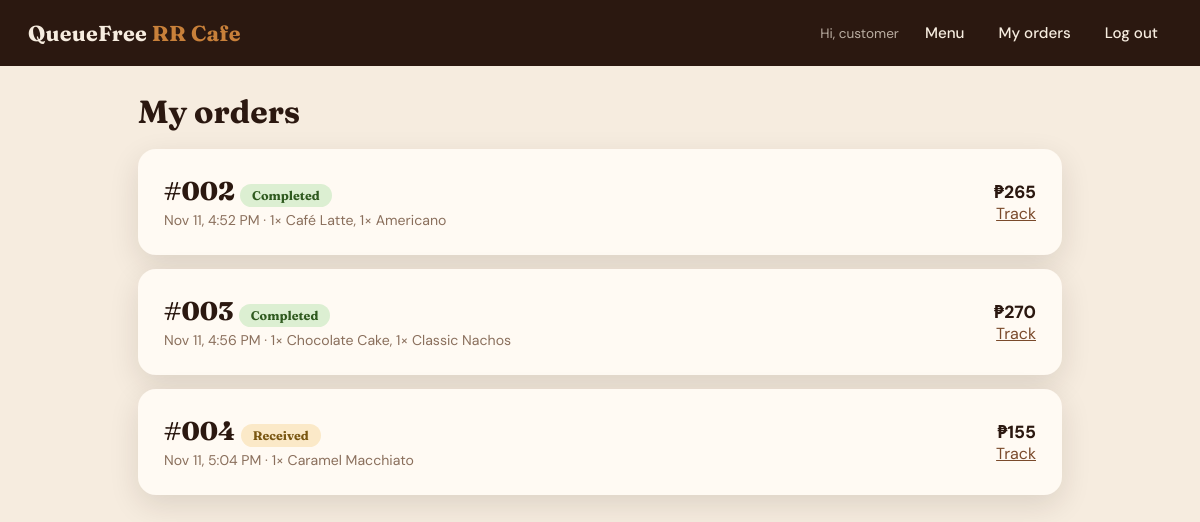
Page /my-orders/ (signed in) on the committed database.
### kiosk/models.py (models this page shows, shortened)
class Order(models.Model):
    STATUS_CHOICES = [
        ("pending_payment", "Pending payment"),
        ("received", "Received"),
        ("preparing", "Preparing"),
        ("ready", "Ready for pickup"),
        ("completed", "Completed"),
        ("cancelled", "Cancelled"),
    ]
    PAYMENT_METHODS = [
        ("gcash", "GCash"),
        ("maya", "Maya"),
        ("card", "Credit / Debit card"),
        ("cash", "Pay at counter"),
    ]
    PAYMENT_STATUS = [
        ("unpaid", "Unpaid"),
        ("paid", "Paid"),
        ("failed", "Failed"),
    ]
    user = models.ForeignKey(
        settings.AUTH_USER_MODEL,
        null=True,
        blank=True,
        on_delete=models.SET_NULL,
        related_name="orders",
    )
    queue_number = models.PositiveIntegerField(editable=False)
    customer_name = models.CharField(max_length=80, blank=True)
    status = models.CharField(
        max_length=20, choices=STATUS_CHOICES, default="pending_payment"
    )
    payment_method = models.CharField(
        max_length=10, choices=PAYMENT_METHODS, blank=True
    )
    payment_status = models.CharField(
        max_length=10, choices=PAYMENT_STATUS, default="unpaid"
    )
    payment_reference = models.CharField(max_length=40, blank=True)
    total = models.DecimalField(max_digits=9, decimal_places=2, default=Decimal("0"))
    notes = models.CharField(max_length=200, blank=True)
    created_at = models.DateTimeField(default=timezone.now)
    updated_at = models.DateTimeField(auto_now=True)
    class Meta:
        ordering = ["created_at"]
    @property
    def label(self):
        return f"{self.queue_number:03d}"

class OrderItem(models.Model):
    order = models.ForeignKey(Order, related_name="items", on_delete=models.CASCADE)
    product = models.ForeignKey(Product, on_delete=models.PROTECT)
    name = models.CharField(max_length=80)  # snapshot of product name
    unit_price = models.DecimalField(max_digits=7, decimal_places=2)
    quantity = models.PositiveIntegerField(default=1)
    size = models.CharField(max_length=10, blank=True, default="")
    temperature = models.CharField(max_length=10, blank=True, default="")
    note = models.CharField(max_length=120, blank=True)

### kiosk/views.py (the view)
# urls.py: path("my-orders/", views.my_orders, name="my_orders"),
@login_required
def my_orders(request):
    if is_kitchen_only(request.user):
        return redirect("kiosk:kitchen")
    orders = request.user.orders.prefetch_related("items")[:30]
    return render(request, "kiosk/my_orders.html", {"orders": orders})

### kiosk/views.py (called while the page is built)
def is_kitchen_only(user):
    return user.is_staff and not user.is_superuser

### kiosk/templates/kiosk/my_orders.html (shortened to what this page needs)
{% extends "kiosk/base.html" %}
{% block content %}
<div class="page orders-list">
  <h1 style="margin-bottom:18px">My orders</h1>
  {% for o in orders %}
  <div class="panel">
    <div>
      <div style="font-family:var(--display);font-size:1.6rem;font-weight:800">#{{ o.label }}
        <span class="tag {% if o.payment_status == 'paid' %}paid{% else %}unpaid{% endif %}">{{ o.get_status_display }}</span></div>
      <div style="color:var(--muted);font-size:.88rem;margin-top:4px">
        {{ o.created_at|date:"M j, g:i A" }} ·
        {% for i in o.items.all %}{{ i.quantity }}× {{ i.name }}{% if not forloop.last %}, {% endif %}{% endfor %}
      </div>
    </div>
    <div style="text-align:right">
      <div class="price">₱{{ o.total|floatformat:0 }}</div>
      {% if o.status == 'pending_payment' %}
        <a href="{% url 'kiosk:pay' o.pk %}">Finish payment</a>
      {% else %}
        <a href="{% url 'kiosk:order_status' o.pk %}">Track</a>
      {% endif %}
    </div>
  </div>
  {% empty %}
  <div class="panel" style="text-align:center">No orders yet. <a href="{% url 'kiosk:menu' %}">Browse the menu</a>.</div>
  {% endfor %}
</div>
{% endblock %}

### kiosk/templates/kiosk/base.html (shortened to what this page needs)
{% load static %}<!doctype html>
<html lang="en">
<head>
  <link rel="stylesheet" href="{% static 'kiosk/style.css' %}">
</head>
<body class="{% block body_class %}{% endblock %}">
  {% block topbar %}
  <header class="topbar">
    <a class="brand" href="{% url 'kiosk:home' %}">QueueFree <span>RR Cafe</span></a>
    <nav class="nav">
      {% if user.is_authenticated %}
        <span class="who">Hi, {{ user.get_username }}</span>
        {% if user.is_superuser %}
          <a href="{% url 'kiosk:manage_menu' %}">Menu manager</a>
          <a href="{% url 'kiosk:kitchen' %}">Kitchen orders</a>
          <a href="{% url 'kiosk:menu' %}">Customer view</a>
        {% elif user.is_staff %}
          <a href="{% url 'kiosk:kitchen' %}">Orders</a>
        {% else %}
          <a href="{% url 'kiosk:menu' %}">Menu</a>
          <a href="{% url 'kiosk:my_orders' %}">My orders</a>
        {% endif %}
        <form method="post" action="{% url 'logout' %}" style="display:inline">{% csrf_token %}<button type="submit">Log out</button></form>
      {% else %}
        <a href="{% url 'login' %}">Log in</a>
      {% endif %}
    </nav>
  </header>
  {% endblock %}
  {% block content %}{% endblock %}
</body>
</html>

### kiosk/static/kiosk/style.css (style rules this page uses)
:root { --espresso: #2b1810; --roast: #4a2c1a; --mocha: #7a4a2b; --caramel: #c8803a; --crema: #f6ecdf; --milk: #fffaf3; --leaf: #5f8a4f; --berry: #c0504d; --ink: #2b1810; --muted: #8a6f5c; --line: #e6d6c3; --radius: 18px; --shadow: 0 10px 30px rgba(43, 24, 16, 0.12); --display: "Fraunces", Georgia, serif; --sans: "DM Sans", system-ui, -apple-system, "Segoe UI", sans-serif; }
* { box-sizing: border-box; }
html, body { margin: 0; }
body { font-family: var(--sans); color: var(--ink); background: var(--crema); -webkit-font-smoothing: antialiased; }
a { color: var(--mocha); }
h1, h2, h3 { font-family: var(--display); margin: 0; line-height: 1.15; }
button { font-family: inherit; cursor: pointer; }
.topbar { display: flex; align-items: center; justify-content: space-between; padding: 14px 28px; background: var(--espresso); color: var(--crema); position: sticky; top: 0; z-index: 20; }
.brand { font-family: var(--display); font-size: 1.35rem; font-weight: 700; color: var(--crema); text-decoration: none; letter-spacing: 0.01em; }
.brand span { color: var(--caramel); }
.nav { display: flex; gap: 6px; align-items: center; }
.nav a, .nav button { color: var(--crema); text-decoration: none; background: none; border: 0; padding: 9px 14px; border-radius: 999px; font-size: 0.95rem; font-weight: 500; }
.nav .who { opacity: 0.7; font-size: 0.85rem; margin-right: 6px; }
.price { font-weight: 800; font-size: 1.1rem; }
.page { max-width: 980px; margin: 0 auto; padding: 28px; }
.panel { background: var(--milk); border-radius: var(--radius); box-shadow: var(--shadow); padding: 26px; }
.tag { display: inline-block; padding: 4px 12px; border-radius: 999px; font-size: .78rem; font-weight: 700; background: #efe0cc; }
.tag.paid { background: #dcefd2; color: #2f5a1f; }
.tag.unpaid { background: #fbe9c8; color: #7a5712; }
.orders-list .panel { margin-bottom: 14px; display: flex; justify-content: space-between; gap: 14px; align-items: center; }

### rows in the picture
Order: label "002", status "Completed", created_at "Nov 11, 4:52 PM", total "265", shows "Track"
OrderItem: quantity "1", name "Café Latte"
OrderItem: quantity "1", name "Americano"
Order: label "003", status "Completed", created_at "Nov 11, 4:56 PM", total "270", shows "Track"
OrderItem: quantity "1", name "Chocolate Cake"
OrderItem: quantity "1", name "Classic Nachos"
Order: label "004", status "Received", created_at "Nov 11, 5:04 PM", total "155", shows "Track"
OrderItem: quantity "1", name "Caramel Macchiato"

### other values in the picture
{{ user.get_username }} "customer"
